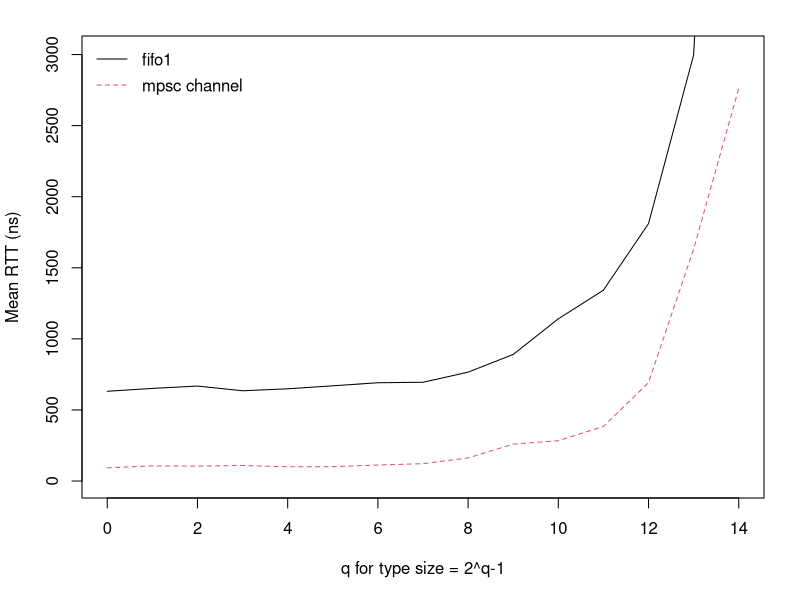
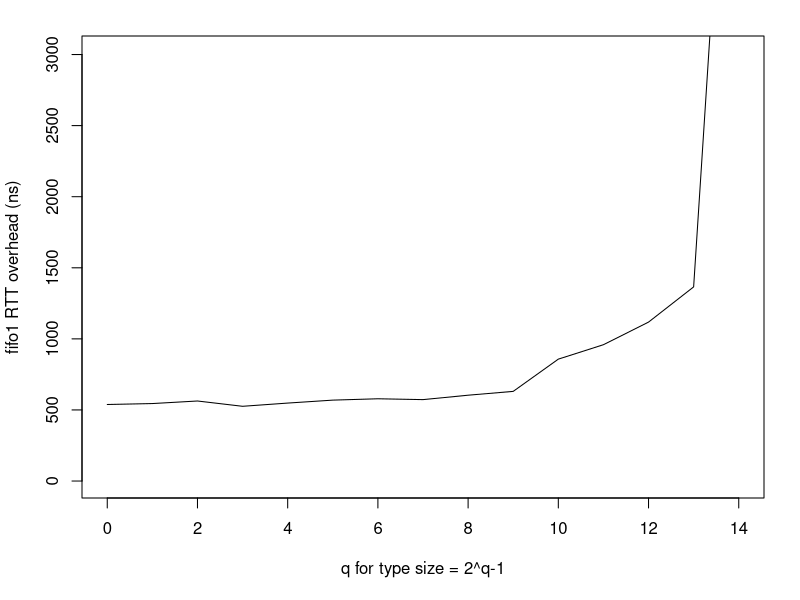
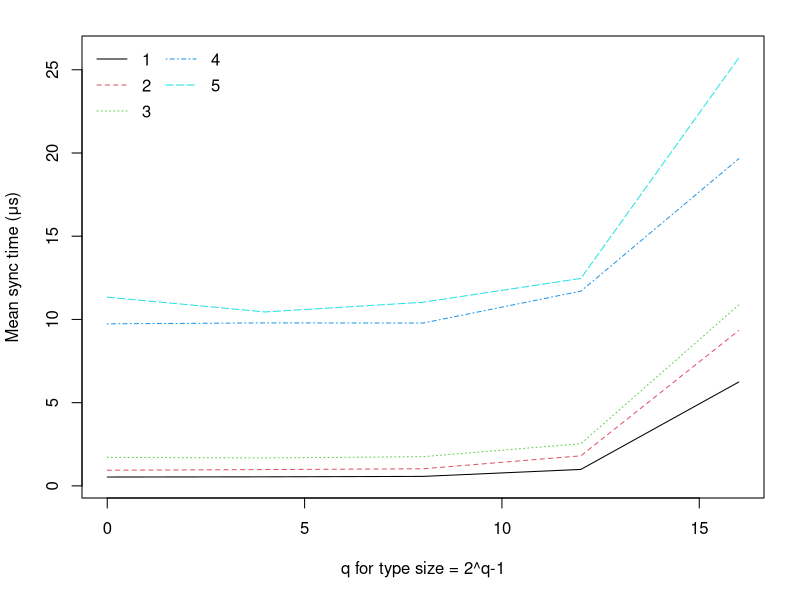
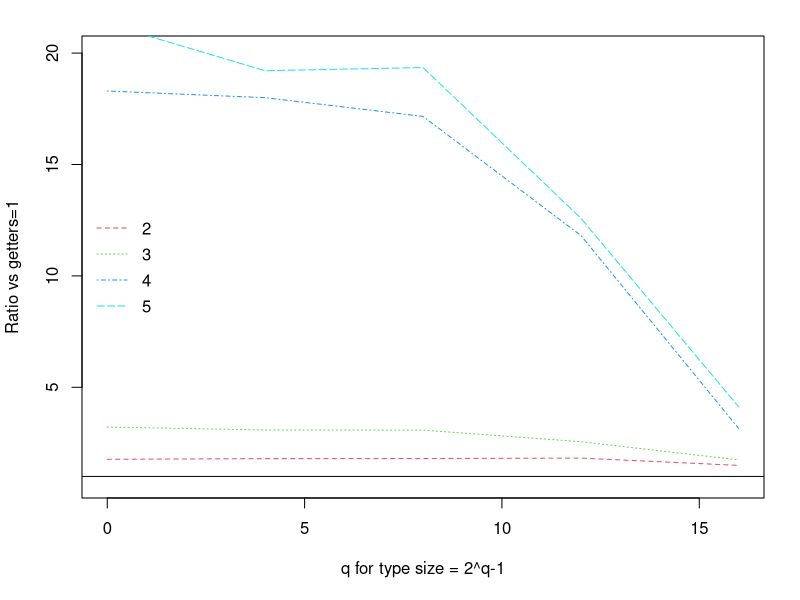
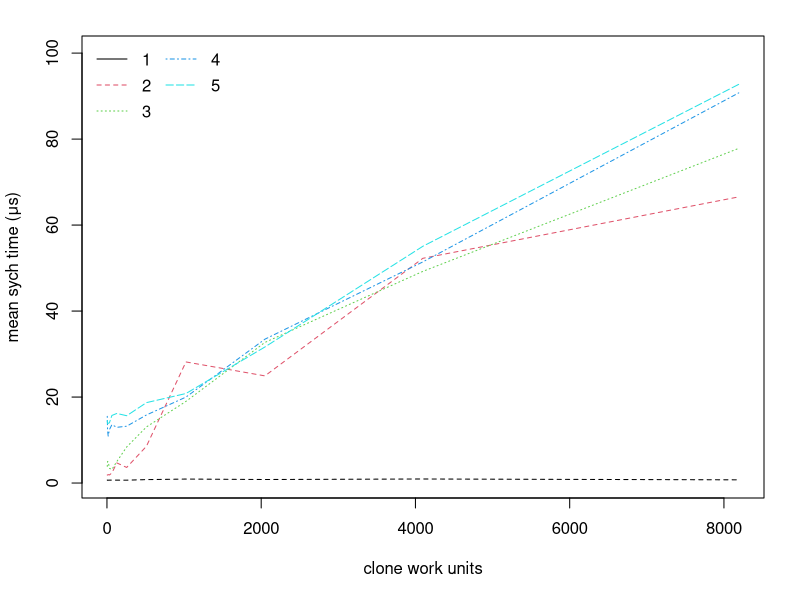
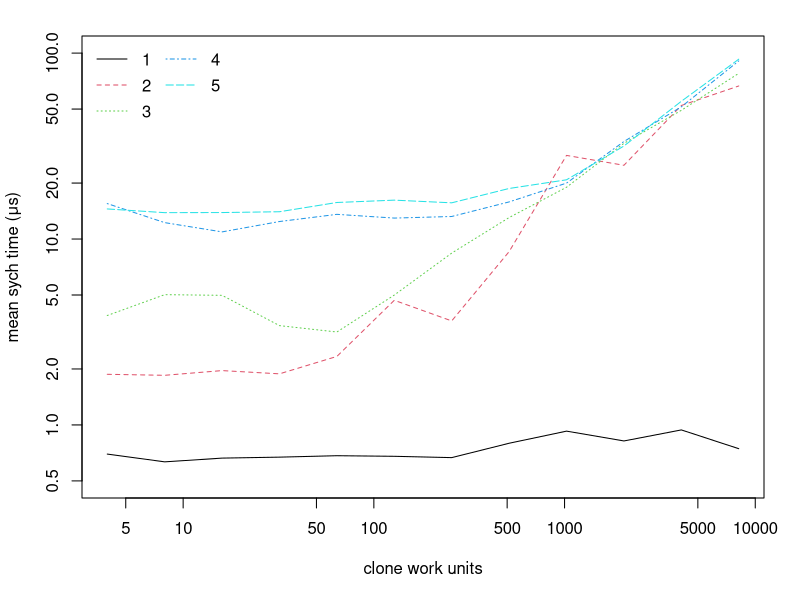
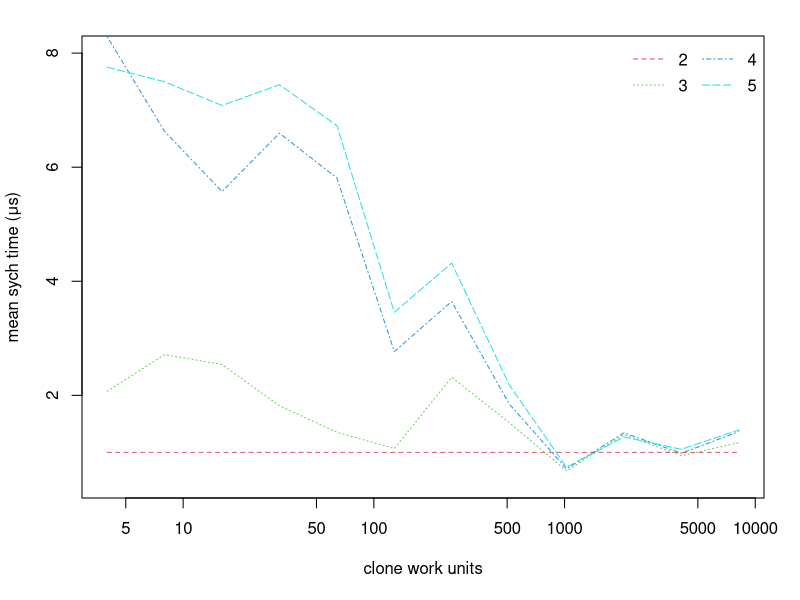
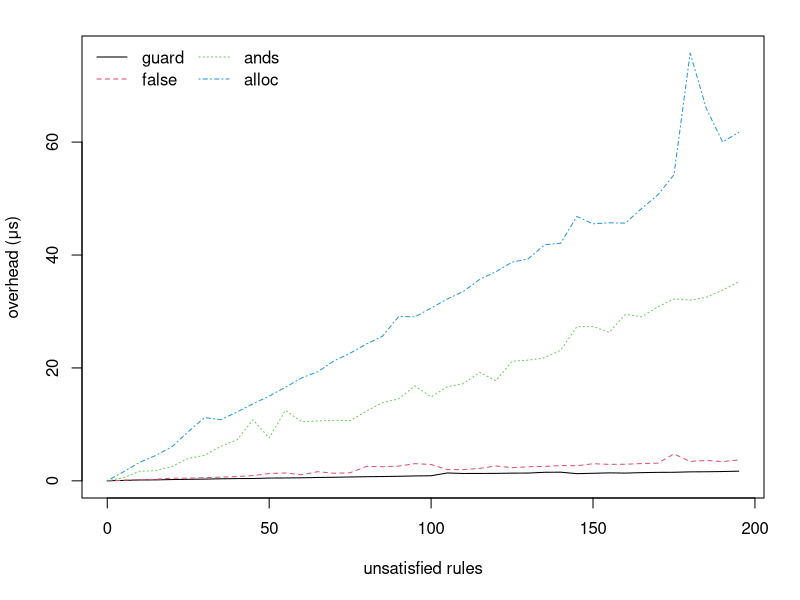

Reproduce these figures in R, in order.
setwd("C:/Users/chris/OneDrive/Documents/LaTeX/Msc2/experiments")

mypng <- function(filename) {
  png(
    filename,
    width     = 3.4,
    height    = 3.4,
    units     = "in",
    res       = 1000,
    pointsize = 9
  )
}
milis = 1000
thou = 1000
bil = 1000000000
#####################################################################
### RTT. measuring Reo's fifo1 on a single thread vs mpsc
### x represents changing data size in bytes (0,1,2,4,8,16)  x gives q where bytes=q&2-1
### 100_000 data movements
### 10 reps with fresh proto objects

x = 0:14
reps = 100000
reo = c(63.13461, 65.14954, 66.80122, 63.49879, 64.86871, 66.98967, 69.14193,
      69.47564, 76.61765, 89.04745, 114.10968, 134.26562,
      181.08886, 299.73297, 903.00934);
mpsc = c(9.29991, 10.65254, 10.5035, 10.92912, 10.03323, 10.07968, 11.2787,
         12.20944, 16.24493, 25.9815, 28.36046, 38.37119,
         69.29128, 163.17103, 276.16403);

mypng("rtt_0.png")
op <- par(mar = c(5.1, 4.1, 1.8, 1.8))
plot(x, reo/reps/milis*bil, log='', type='l', xlab="q for type size = 2^q-1",
     ylim=c(1, 3010), ylab = "Mean RTT (ns)")
lines(x, mpsc/reps/milis*bil, type='l', col=2, lty=2)
legend("topleft", legend=c("fifo1", "mpsc channel") , col=1:2,  ncol=1,
       y.intersp=1.3, cex=1, xjust=0, bty = "n", lty=1:2
)
dev.off()

mypng("rtt_1.png")
op <-par(mar = c(5.1, 4.1, 1.8, 1.8))
plot(x, reo/reps/milis*bil - mpsc/reps/milis*bil, log='', type='l',
     xlab="q for type size = 2^q-1", ylim=c(1, 3010), ylab = "fifo1 RTT overhead (ns)")
dev.off()


#########################################################
### "SIMO" group getting. N-way replicator with COPY type data
### x represents changing data size in bytes (0,1,2,4,8,16)  x gives q where bytes=q&2-1
### 25_000 data movements
### 100 reps with fresh proto objects

x = c(0,4,8,12,16);


getters1 = c(532, 544, 570, 990, 6241);
getters2 = c(941, 979, 1028, 1805, 9336);
getters3 = c(1712, 1678, 1755, 2534, 10868);
getters4 = c(9735, 9792, 9781, 11697, 19656);
getters5 = c(11339, 10450, 11031, 12465, 25713)


mypng("simo_copy_0.png")
op <- par(mar = c(5.1, 4.1, 1.8, 1.8))
plot(x, getters1/thou, log='', type='l', xlab="q for type size = 2^q-1",
     ylim=c(0.3, 26), ylab = "Mean sync time (μs)")


lines(x, getters2/thou, type='l', col=2, lty=2)
lines(x, getters3/thou, type='l', col=3, lty=3)
lines(x, getters4/thou, type='l', col=4, lty=4)
lines(x, getters5/thou, type='l', col=5, lty=5)
legend("topleft", legend=1:5 , col=1:5,  ncol=2,
       y.intersp=1.3, cex=1, xjust=0, bty = "n", lty=1:5
)
dev.off()


### now plotted relative to getters=1
mypng("simo_copy_1.png")
op <- par(mar = c(5.1, 4.1, 1.8, 1.8))
plot(x, getters2/getters1, log='', type='l', xlab="q for type size = 2^q-1",
     ylim=c(0.8, 20), ylab = "Ratio vs getters=1", col=2, lty=2)

abline(h=1)
lines(x, getters3/getters1, type='l', col=3, lty=3)
lines(x, getters4/getters1, type='l', col=4, lty=4)
lines(x, getters5/getters1, type='l', col=5, lty=5)
legend("left", legend=2:5 , col=2:5,  ncol=1,
       y.intersp=1.3, cex=1, xjust=0, bty = "n", lty=2:5
)
dev.off()


#########################################################
### "SIMO cloning" group getting. N-way replicator with CLONE type data
### x is the time in WORK UNITS for some arbitrary clone operation.

x =        c(4,     8,     16,    32,    64,    128,   256,   512,   1024,  2048,  4096,  8192);
getters1 = c(697,   633,   663,   671,   683,   678,   667,   797,   926,   820,   940,   745);
getters2 = c(1872,  1849,  1960,  1883,  2336,  4682,  3626,  8554,  28168, 24925, 52270, 66560);
getters3 = c(3878,  5019,  4979,  3421,  3161,  4996,  8398,  13045, 18986, 32706, 49233, 77842);
getters4 = c(15510, 12252, 10923, 12419, 13574, 12961, 13218, 15832, 19988, 33457, 51436, 90750);
getters5 = c(14513, 13862, 13880, 14020, 15721, 16185, 15658, 18702, 20822, 31647, 55072, 92740);

mypng("clone_compete_0.png")
op <- par(mar = c(5.1, 4.1, 1.8, 1.8))
plot(x, getters1/thou, log='', type='l', xlab="clone work units",
     ylim=c(0.5, 100), ylab = "mean sych time (μs)", col=1, lty=2)
lines(x, getters2/thou, type='l', col=2, lty=2)
lines(x, getters3/thou, type='l', col=3, lty=3)
lines(x, getters4/thou, type='l', col=4, lty=4)
lines(x, getters5/thou, type='l', col=5, lty=5)
legend("topleft", legend=1:5 , col=1:5,  ncol=2,
       y.intersp=1.3, cex=1, xjust=0, bty = "n", lty=1:5)
dev.off()

mypng("clone_compete_1.png")
op <- par(mar = c(5.1, 4.1, 1.8, 1.8))
plot(x, getters1/thou, log='xy', type='l', xlab="clone work units",
     ylim=c(0.5, 100), ylab = "mean sych time (μs)", col=1, lty=1)
lines(x, getters2/thou, type='l', col=2, lty=2)
lines(x, getters3/thou, type='l', col=3, lty=3)
lines(x, getters4/thou, type='l', col=4, lty=4)
lines(x, getters5/thou, type='l', col=5, lty=5)
legend("topleft", legend=1:5 , col=1:5,  ncol=2,
       y.intersp=1.3, cex=1, xjust=0, bty = "n", lty=1:5)
dev.off()

mypng("clone_compete_2.png")
op <- par(mar = c(5.1, 4.1, 1.8, 1.8))
plot(x, getters2/getters2, log='x', type='l', xlab="clone work units",
     ylim=c(0.5, 8), ylab = "mean sych time (μs)", col=2, lty=2)
lines(x, getters3/getters2, type='l', col=3, lty=3)
lines(x, getters4/getters2, type='l', col=4, lty=4)
lines(x, getters5/getters2, type='l', col=5, lty=5)
legend("topright", legend=2:5 , col=2:5,  ncol=2,
       y.intersp=1.3, cex=1, xjust=0, bty = "n", lty=2:5)
dev.off()



#########################################################
### TIME TAKEN FOR TRAVERSING BOGUS RULES
x = seq(from=0, to=195, by=5);

# false guard
y1 = c(266, 320, 401, 419, 478, 519, 554, 610, 651, 662, 743, 757,
       791, 846, 881, 934, 980, 1012, 1058, 1118, 1150, 1642, 1550,
       1556, 1570, 1613, 1626, 1764, 1782, 1525, 1586, 1660, 1621,
       1704, 1750, 1765, 1840, 1858, 1899, 1959);

# check false
y2 = c(240, 354, 439, 528, 723, 725, 817, 901, 1013, 1181, 1541, 1649, 1327,
       1872, 1593, 1675, 2801, 2748, 2858, 3291, 3143, 2238, 2236, 2457, 2883,
       2584, 2741, 2804, 2968, 2914, 3281, 3171, 3189, 3310, 3384, 5012,
       3679, 3861, 3666, 3938);

# 5x5 nested ands
y3 = c(245, 805, 1959, 2055, 2802, 4219, 4758, 6340, 7473, 11064,
       7851, 12751, 10694, 10875, 10974, 10919, 12607, 14100, 14769, 17073,
       15114, 16913, 17482, 19473, 17983, 21433, 21630, 22035, 23387, 27550,
       27602, 26537, 29749, 29304, 31060, 32466, 32249, 32769, 34042, 35496);

# check alloc
y4 = c(271, 1845, 3533, 4751, 6293, 8941, 11445, 11088, 12416, 13894,
       15267, 16816, 18475, 19574, 21496, 22855, 24483, 25874, 29374,
       29293, 30857, 32457, 33821, 35937, 37297, 38989, 39578, 42063,
       42334, 47088, 45782, 45958, 45899, 48499, 50892, 54469, 76016,
       66190, 60281, 61970);

leggy = c("guard", "false", "ands", "alloc");
mypng("check_time_0.png")
op <- par(mar = c(5.1, 4.1, 1.8, 1.8))
dat <- matrix(c(y1-250, y2-250, y3-250, y4-250), ncol=4);
matplot(x, dat/thou, type = c("l"), lty=1:4, col=1:4, ylab="overhead (μs)", xlab="unsatisfied rules") #plot
legend("topleft", legend=leggy , col=1:4,  ncol=2,
       y.intersp=1.1, cex=1, xjust=0, bty = "n", lty=1:5)
dev.off()

mypng("check_time_1.png")
op <- par(mar = c(5.1, 4.1, 1.8, 1.8))
matplot(x, dat/thou, type = c("l"), lty=1:4, col=1:4, log='y', ylim=c(0.23, 100), ylab="overhead (μs)", xlab="unsatisfied rules") #plot
legend("bottomright", legend=leggy , col=1:4,  ncol=2,
       y.intersp=1.1, cex=1, xjust=0, bty = "n", lty=1:4)
dev.off()